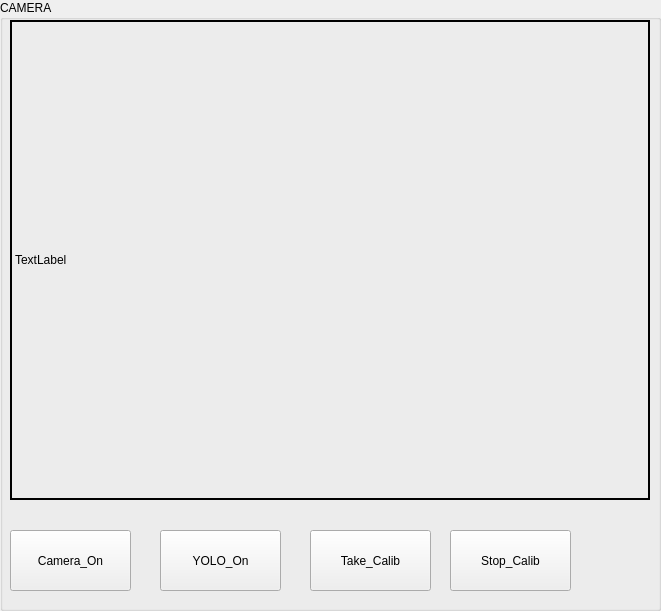
   <widget class="QGroupBox" name="groupBox_6">
    <property name="geometry">
     <rect>
      <x>1010</x>
      <y>0</y>
      <width>661</width>
      <height>611</height>
     </rect>
    </property>
    <property name="title">
     <string>CAMERA</string>
    </property>
    <widget class="QLabel" name="label_28">
     <property name="geometry">
      <rect>
       <x>10</x>
       <y>20</y>
       <width>640</width>
       <height>480</height>
      </rect>
     </property>
     <property name="frameShape">
      <enum>QFrame::Shape::WinPanel</enum>
     </property>
     <property name="text">
      <string>TextLabel</string>
     </property>
    </widget>
    <widget class="QPushButton" name="Camera_On">
     <property name="geometry">
      <rect>
       <x>10</x>
       <y>530</y>
       <width>121</width>
       <height>61</height>
      </rect>
     </property>
     <property name="text">
      <string>Camera_On</string>
     </property>
    </widget>
    <widget class="QPushButton" name="Take_Calib">
     <property name="geometry">
      <rect>
       <x>310</x>
       <y>530</y>
       <width>121</width>
       <height>61</height>
      </rect>
     </property>
     <property name="text">
      <string>Take_Calib</string>
     </property>
    </widget>
    <widget class="QPushButton" name="YOLO_On">
     <property name="geometry">
      <rect>
       <x>160</x>
       <y>530</y>
       <width>121</width>
       <height>61</height>
      </rect>
     </property>
     <property name="text">
      <string>YOLO_On</string>
     </property>
    </widget>
    <widget class="QPushButton" name="Stop_Calib">
     <property name="geometry">
      <rect>
       <x>450</x>
       <y>530</y>
       <width>121</width>
       <height>61</height>
      </rect>
     </property>
     <property name="text">
      <string>Stop_Calib</string>
     </property>
    </widget>
   </widget>
